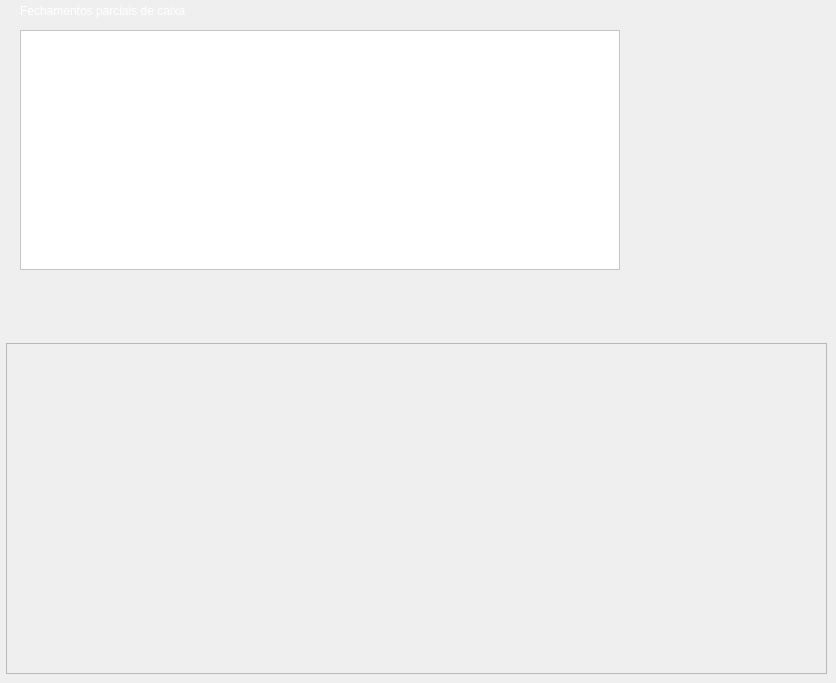
  <widget class="QWidget" name="page_fechamentos_parciais_cx">
   <widget class="QFrame" name="frame_6">
    <property name="geometry">
     <rect>
      <x>6</x>
      <y>343</y>
      <width>821</width>
      <height>331</height>
     </rect>
    </property>
    <property name="frameShape">
     <enum>QFrame::Shape::StyledPanel</enum>
    </property>
    <property name="frameShadow">
     <enum>QFrame::Shadow::Raised</enum>
    </property>
   </widget>
   <widget class="QLabel" name="label_46">
    <property name="geometry">
     <rect>
      <x>20</x>
      <y>0</y>
      <width>243</width>
      <height>22</height>
     </rect>
    </property>
    <property name="styleSheet">
     <string notr="true">font: 700 12pt &quot;Segoe UI&quot;;
color: rgb(255,255,255);</string>
    </property>
    <property name="text">
     <string>Fechamentos parciais de caixa</string>
    </property>
   </widget>
   <widget class="QTableView" name="tableView_fecham_parciais">
    <property name="geometry">
     <rect>
      <x>20</x>
      <y>30</y>
      <width>600</width>
      <height>240</height>
     </rect>
    </property>
    <property name="minimumSize">
     <size>
      <width>600</width>
      <height>240</height>
     </size>
    </property>
    <property name="maximumSize">
     <size>
      <width>600</width>
      <height>240</height>
     </size>
    </property>
    <property name="styleSheet">
     <string notr="true">QTableView {
	alternate-background-color: #f8f9fa;
	background-color: white;
	gridline-color: #dee2e6;
	font: 550 9pt &quot;Segoe UI&quot;;
	color: blue;
}

QTableView::item {
	padding: 5px;
	border-bottom: 1px solid #dee2e6;
	font: 550 9pt &quot;Segoe UI&quot;;
	color: blue;
}

QTableView::item:selected {
	background-color: #007bff;
	color: white;
	font: 550 9pt &quot;Segoe UI&quot;;
	color: blue;
}

QHeaderView::section {
	background-color: #6c757d;
	font: 550 9pt &quot;Segoe UI&quot;;
	color: orange;
	padding: 5px;
	border: 1px solid #5a6268;
	font-weight: bold;
}</string>
    </property>
   </widget>
  </widget>
